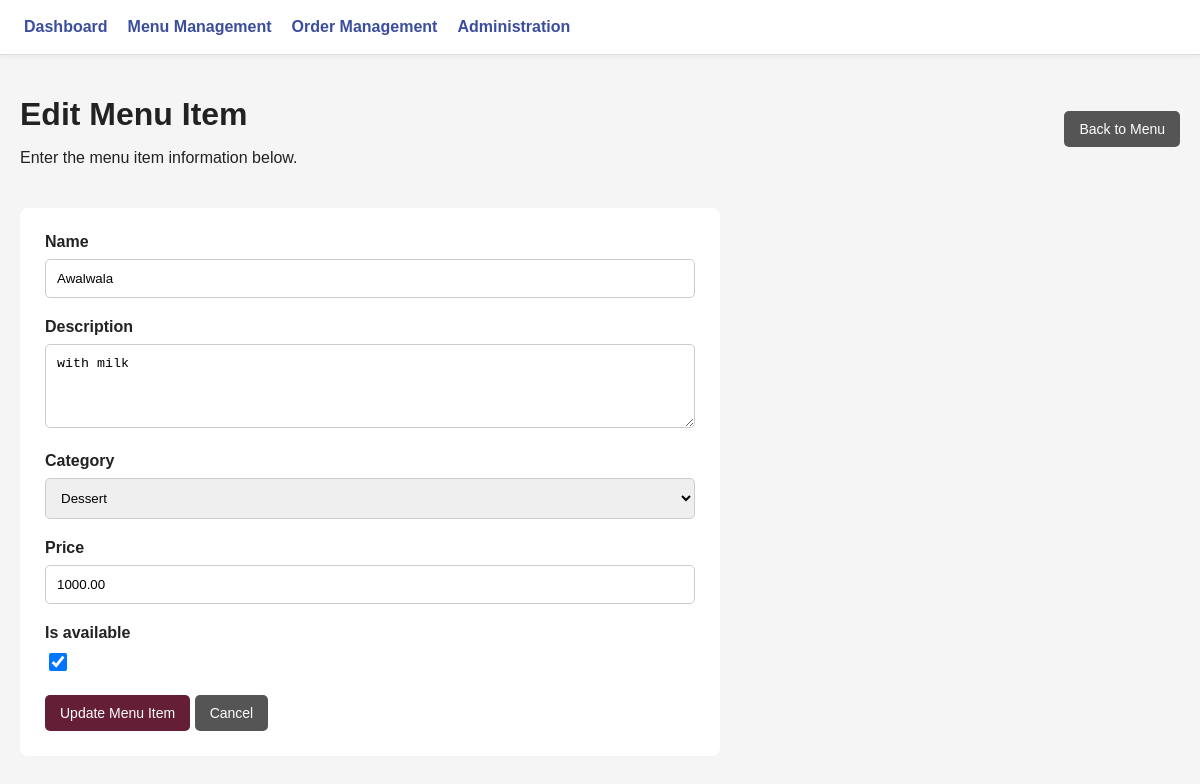
Page /menu/edit/3/ on the committed database.
### restuarant/models.py (models this page shows, shortened)
class MenuItem(models.Model):
    CATEGORY_CHOICES = [
        ('FOOD', 'Food'),
        ('DRINK', 'Drink'),
        ('DESSERT', 'Dessert'),
    ]
    name = models.CharField(max_length=150)
    description = models.TextField(blank=True)
    category = models.CharField(
        max_length=20,
        choices=CATEGORY_CHOICES
    )
    price = models.DecimalField(
        max_digits=10,
        decimal_places=2,
        validators=[MinValueValidator(Decimal('0.00'))]
    )
    is_available = models.BooleanField(default=True)
    created_at = models.DateTimeField(auto_now_add=True)
    updated_at = models.DateTimeField(auto_now=True)
    class Meta:
        ordering = ['category', 'name']
        verbose_name = 'Menu Item'
        verbose_name_plural = 'Menu Items'

### restuarant/views.py (the view)
# urls.py: path('menu/edit/<int:item_id>/', views.edit_menu_item, name='edit_menu_item'),
def edit_menu_item(request, item_id):
    menu_item = get_object_or_404(MenuItem, id=item_id)
    if request.method == 'POST':
        form = MenuItemForm(request.POST, instance=menu_item)
        if form.is_valid():
            form.save()
            messages.success(request, 'Menu item updated successfully!')
            return redirect('menu_list')
    else:
        form = MenuItemForm(instance=menu_item)
    return render(
        request,
        'restaurant/menu_form.html',
        {
            'form': form,
            'page_title': 'Edit Menu Item',
            'button_text': 'Update Menu Item'
        }
    )

### restuarant/forms.py
class MenuItemForm(forms.ModelForm):
    class Meta:
        model = MenuItem
        fields = [
            'name',
            'description',
            'category',
            'price',
            'is_available'
        ]
        widgets = {
            'name': forms.TextInput(attrs={
                'class': 'form-control',
                'placeholder': 'Enter menu item name'
            }),
            'description': forms.Textarea(attrs={
                'class': 'form-control',
                'placeholder': 'Enter item description',
                'rows': 4
            }),
            'category': forms.Select(attrs={
                'class': 'form-control'
            }),
            'price': forms.NumberInput(attrs={
                'class': 'form-control',
                'placeholder': 'Enter price',
                'step': '0.01',
                'min': '0'
            }),
            'is_available': forms.CheckboxInput(attrs={
                'class': 'form-check-input'
            })
        }

### restuarant/templates/restaurant/menu_form.html (shortened to what this page needs)
{% extends 'restaurant/base.html' %}
{% block content %}
<div class="page-header">
    <div>
        <h1>{{ page_title }}</h1>
        <p>Enter the menu item information below.</p>
    </div>
    <a href="{% url 'menu_list' %}" class="btn btn-secondary">
        Back to Menu
    </a>
</div>
<div class="form-container">
    <form method="POST">
        {% for field in form %}
            <div class="form-group">
                <label for="{{ field.id_for_label }}">
                    {{ field.label }}
                </label>
                {{ field }}
            </div>
        {% endfor %}
        <button type="submit" class="btn btn-primary">
            {{ button_text }}
        </button>
        <a href="{% url 'menu_list' %}" class="btn btn-secondary">
            Cancel
        </a>
    </form>
</div>
{% endblock %}

### restuarant/static/restuarant/style.css (style rules this page uses)
body { margin: 0; font-family: Arial, sans-serif; background: #f5f5f5; color: #222; }
.page-header { display: flex; justify-content: space-between; align-items: center; margin-bottom: 25px; gap: 15px; }
.page-header h1 { margin-bottom: 5px; }
.btn { display: inline-block; padding: 10px 15px; border: none; border-radius: 5px; text-decoration: none; cursor: pointer; font-size: 14px; }
.btn-primary { background: #641e36; color: white; }
.btn-secondary { background: #555; color: white; }
.form-container { max-width: 650px; background: white; padding: 25px; border-radius: 8px; }
.form-group { margin-bottom: 20px; }
.form-group label { display: block; margin-bottom: 8px; font-weight: bold; }
.form-control { width: 100%; padding: 11px; border: 1px solid #ccc; border-radius: 5px; box-sizing: border-box; }
.form-check-input { width: 18px; height: 18px; }

### rows in the picture
MenuItem: form "Awalwala" "with milk" "Dessert" "1000.00" "☑"

### other values in the picture
{{ page_title }} "Edit Menu Item"
{{ field.label }} "Name" "Description" "Category" "Price" "Is available"
{{ button_text }} "Update Menu Item"
